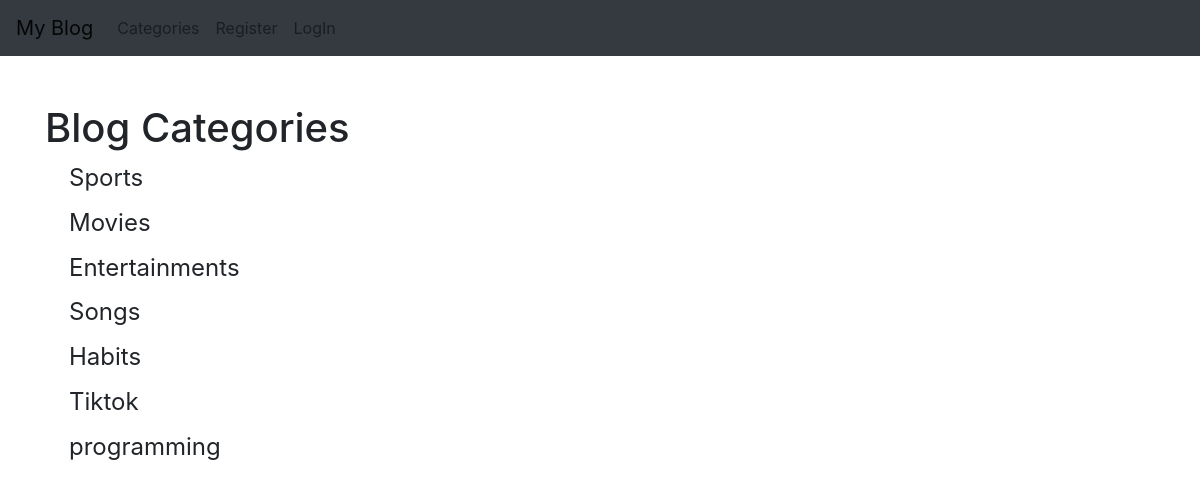
Page /category-list/ on the earlier database version.
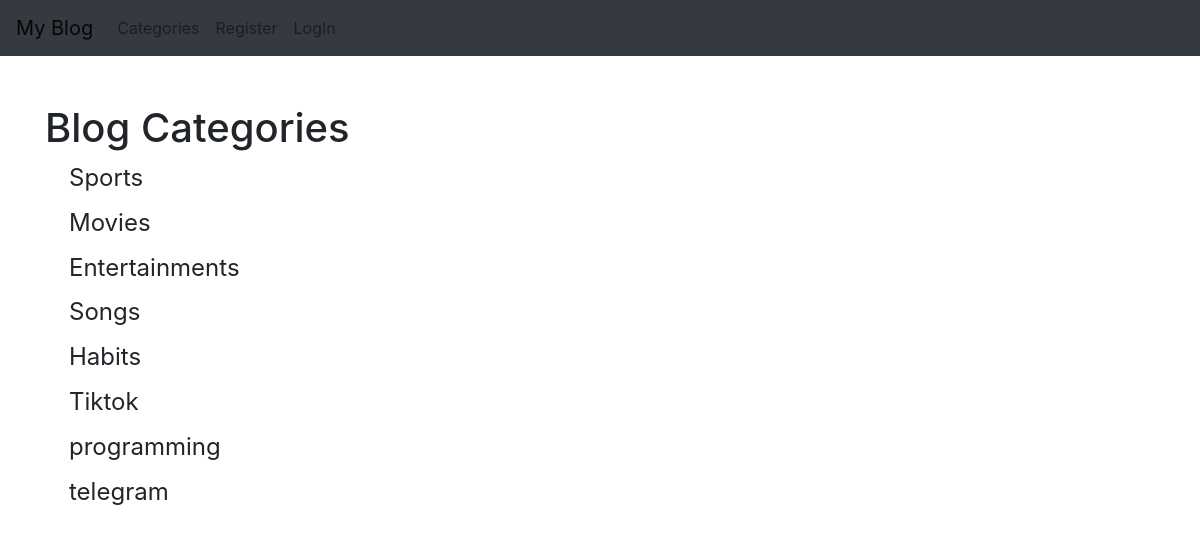
Same page on the later database version.
### app_blog/models.py (models this page shows, shortened)
class Category(models.Model):
    name = models.CharField(max_length=255)
    def __str__(self):
        return self.name

### app_blog/views.py (the view)
# urls.py: path('category-list/', CategoryListView,name='category-list'),
def CategoryListView(request):
    cat_menu_list = Category.objects.all()
    return render(request, 'app_blog/categories_list.html', {'cat_menu_list':cat_menu_list})

### app_blog/templates/app_blog/categories_list.html (shortened to what this page needs)
{% extends 'app_blog/base.html' %}
{% block content %}
<h1>Blog Categories</h1>
{% for item in cat_menu_list %}
   <h4><a class="dropdown-item" href="{% url 'category' item|slugify %}">{{ item }}</a></h4>
{% endfor %}
{% endblock %}

Differences in the rows shown:
added Category: name "telegram"
